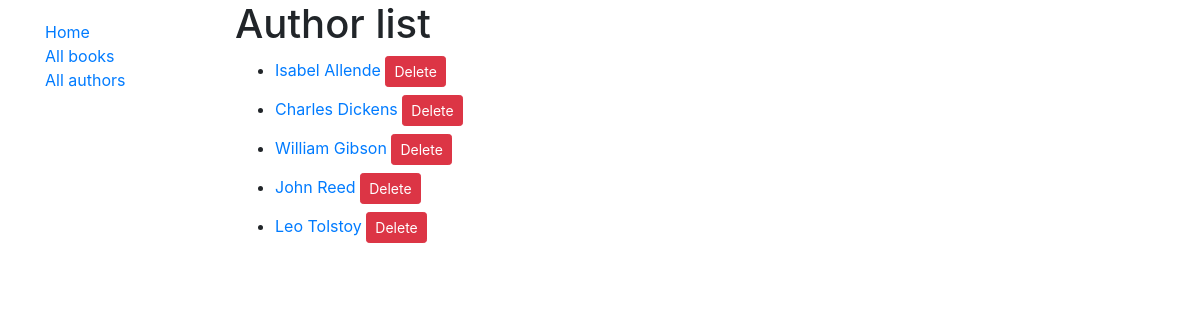
Page /catalog/authors/ on the earlier database version.
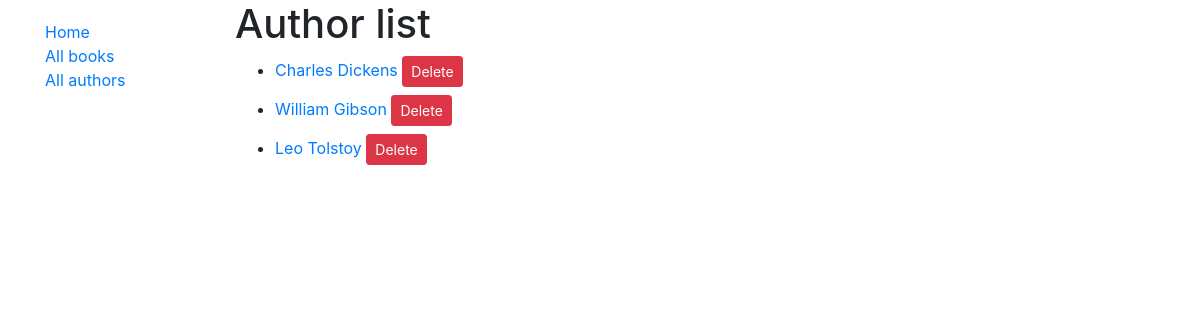
Same page on the later database version.
### catalog/models.py (models this page shows, shortened)
class Author(models.Model):
    first_name = models.CharField(max_length=100)
    last_name = models.CharField(max_length=100)
    date_of_birth = models.DateField(null=True, blank=True)
    date_of_death = models.DateField('Date of Death', null=True, blank=True)
    class Meta:
        ordering = ['last_name', 'first_name']
    def get_absolute_url(self):
        return reverse('author-detail', args=[str(self.id)])
    def get_delete_url(self):
        return reverse('author_delete', args=[str(self.id)])

### catalog/views.py (the view)
# urls.py: path('authors/', views.AuthorListView.as_view(), name='authors'),
class AuthorListView(generic.ListView):
    model = Author

### catalog/templates/catalog/author_list.html
{% extends "base_generic.html" %}
{% block content %}
  <h1>Author list</h1>
  {% if author_list %}
  <ul>
    {% for author in author_list %}
      <li class="my-2">
        <a href="{{ author.get_absolute_url }}">{{ author.first_name }} {{ author.last_name }}</a>
        <a class="btn btn-sm btn-danger" href="{{ author.get_delete_url }}">Delete</a>
      </li>
    {% endfor %}
  </ul>
  {% else %}
    <p>There are no authors in the catalog.</p>
  {% endif %}
{% endblock %}

Differences in the rows shown:
removed Author: first_name "Isabel", last_name "Allende"
removed Author: first_name "John", last_name "Reed"
